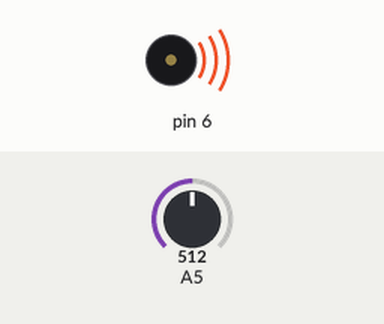
Bench run of a sketch on a simulated Arduino Leonardo, built with avr-gcc and run on an emulated ATmega32U4. Shown: buzzer (waves = sounding). Inputs (shaded band) come from the test bench; at power-on: A5 = 512.

Above: at 0.1 s.
Timing chart, 0 to 1.6 s (numbered marks = the images above):
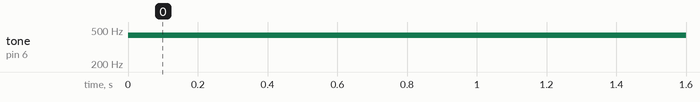

Measured:
- by itself, tone on pin 6: silent → 434 Hz at 0.00 s

The sketch:

LightTheremin.ino
```cpp
#include <Esplora.h>

void setup() {
}

void loop()
{
  if (Esplora.readButton(SWITCH_DOWN) == LOW) {

    int light = Esplora.readLightSensor();
    light = constrain(light, 600, 1000);
    light = map(light, 500, 1000, 380, 650);
    Esplora.tone(light);
  } else {
    Esplora.noTone();
  }

}
```
